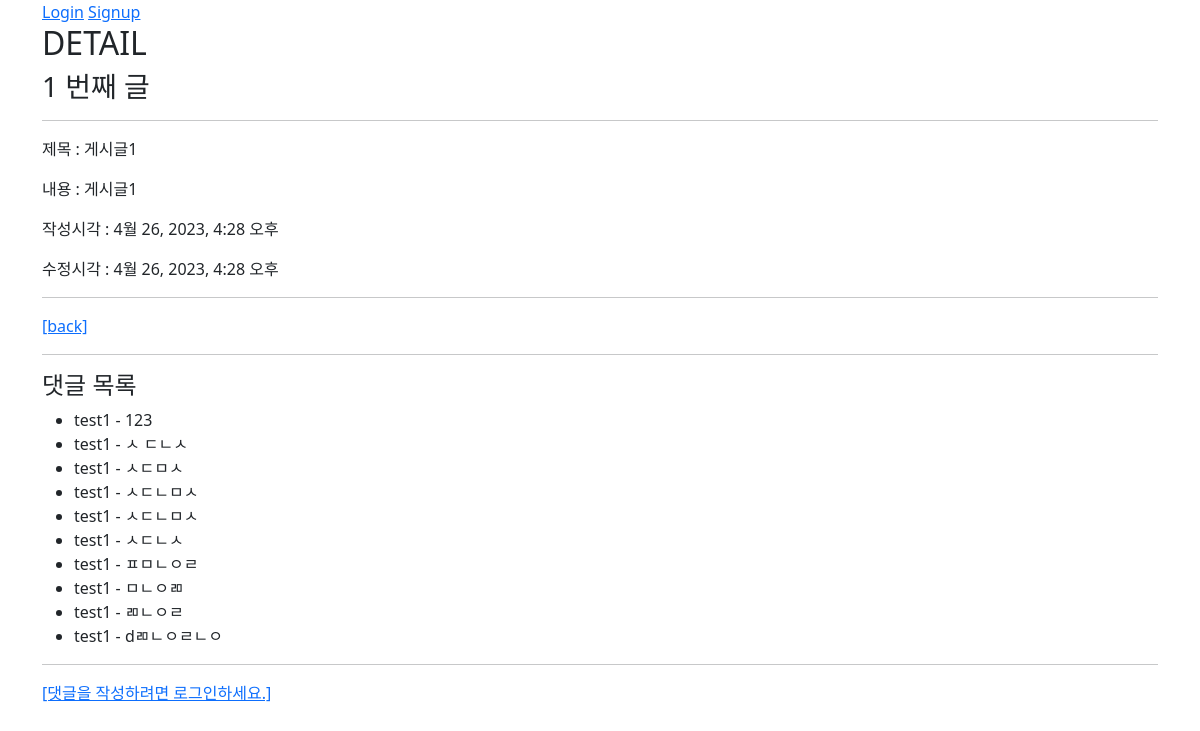
/articles/1/, run on the app's committed database.
### articles/models.py (models this page shows, shortened)
class Article(models.Model):
    user = models.ForeignKey(settings.AUTH_USER_MODEL, on_delete=models.CASCADE)
    like_users = models.ManyToManyField(settings.AUTH_USER_MODEL, related_name='like_articles')
    title = models.CharField(max_length=10)
    content = models.TextField()
    created_at = models.DateTimeField(auto_now_add=True)
    updated_at = models.DateTimeField(auto_now=True)

class Comment(models.Model):
    article = models.ForeignKey(Article, on_delete=models.CASCADE)
    user = models.ForeignKey(settings.AUTH_USER_MODEL, on_delete=models.CASCADE)
    content = models.CharField(max_length=200)
    created_at = models.DateTimeField(auto_now_add=True)
    updated_at = models.DateTimeField(auto_now=True)

### accounts/models.py (models this page shows)
class User(AbstractUser):
    followings = models.ManyToManyField('self', symmetrical=False, related_name='followers')

### articles/views.py (the view)
# urls.py: path('<int:pk>/', views.detail, name='detail'),
@require_safe
def detail(request, pk):
    article = get_object_or_404(Article, pk=pk)
    comment_form = CommentForm()
    comments = article.comment_set.all()
    context = {
        'article': article,
        'comment_form': comment_form,
        'comments': comments,
    }
    return render(request, 'articles/detail.html', context)

### articles/templates/articles/detail.html (shortened to what this page needs)
{% extends 'base.html' %}
{% block content %}
  <h2>DETAIL</h2>
  <h3>{{ article.pk }} 번째 글</h3>
  <hr>
  <p>제목 : {{ article.title }}</p>
  <p>내용 : {{ article.content }}</p>
  <p>작성시각 : {{ article.created_at }}</p>
  <p>수정시각 : {{ article.updated_at }}</p>
  <hr>
  <a href="{% url 'articles:index' %}">[back]</a>
  <hr>
  <h4>댓글 목록</h4>
  <ul id="comment-list">
    {% for comment in comments %}
      <li>
        {{ comment.user }} - {{ comment.content }}
      </li>
    {% empty %}
      <p>댓글이 없어요..</p>
    {% endfor %}
  </ul>
  <hr>
  {% if request.user.is_authenticated %}
    <form id="comment-form" data-article-id="{{ article.pk }}">
      {% csrf_token %}
      {{ comment_form }}
      <input type="submit">
    </form>
  {% else %}
    <a href="{% url 'accounts:login' %}">[댓글을 작성하려면 로그인하세요.]</a>
  {% endif %}
{% endblock content %}

### templates/base.html (shortened to what this page needs)
<!DOCTYPE html>
<html lang="en">
<head>
  <link href="https://cdn.jsdelivr.net/npm/bootstrap@5.1.0/dist/css/bootstrap.min.css" rel="stylesheet">
</head>
<body>
  <div class="container">
    {% if request.user.is_authenticated %}
      <h3>Hello, {{ user.username }}</h3>
      <a href="{% url 'accounts:profile' user.username %}">내 프로필</a>
      <a href="{% url 'accounts:update' %}">회원정보수정</a>
      <form action="{% url 'accounts:logout' %}" method="POST">
        {% csrf_token %}
        <input type="submit" value="Logout">
      </form>
      <form action="{% url 'accounts:delete' %}" method="POST">
        {% csrf_token %}
        <input type="submit" value="회원탈퇴">
      </form>
    {% else %}
      <a href="{% url 'accounts:login' %}">Login</a>
      <a href="{% url 'accounts:signup' %}">Signup</a>
    {% endif %}
    {% block content %}
    {% endblock content %}
  </div>
</body>
</html>

### data on the page
Article: pk "1", title "게시글1", content "게시글1", created_at "4월 26, 2023, 4:28 오후", updated_at "4월 26, 2023, 4:28 오후"
Comment: user "test1", content "123"
Comment: user "test1", content "ㅅ ㄷㄴㅅ"
Comment: user "test1", content "ㅅㄷㅁㅅ"
Comment: user "test1", content "ㅅㄷㄴㅁㅅ"
Comment: user "test1", content "ㅅㄷㄴㅁㅅ"
Comment: user "test1", content "ㅅㄷㄴㅅ"
Comment: user "test1", content "ㅍㅁㄴㅇㄹ"
Comment: user "test1", content "ㅁㄴㅇㄻ"
Comment: user "test1", content "ㄻㄴㅇㄹ"
Comment: user "test1", content "dㄻㄴㅇㄹㄴㅇ"
